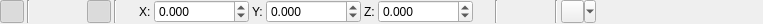
<?xml version="1.0" encoding="UTF-8"?>
<ui version="4.0">
 <class>GEW_Prs</class>
 <widget class="QWidget" name="GEW_Prs">
  <property name="geometry">
   <rect>
    <x>0</x>
    <y>0</y>
    <width>732</width>
    <height>24</height>
   </rect>
  </property>
  <property name="sizePolicy">
   <sizepolicy hsizetype="Preferred" vsizetype="Fixed">
    <horstretch>0</horstretch>
    <verstretch>0</verstretch>
   </sizepolicy>
  </property>
  <property name="windowTitle">
   <string>Form</string>
  </property>
  <layout class="QGridLayout" name="gridLayout">
   <property name="leftMargin">
    <number>0</number>
   </property>
   <property name="topMargin">
    <number>0</number>
   </property>
   <property name="rightMargin">
    <number>0</number>
   </property>
   <property name="bottomMargin">
    <number>0</number>
   </property>
   <property name="spacing">
    <number>3</number>
   </property>
   <item row="0" column="23">
    <widget class="QPushButton" name="FocusToTarget">
     <property name="toolTip">
      <string>Focus to target</string>
     </property>
     <property name="text">
      <string/>
     </property>
     <property name="icon">
      <iconset resource="GEditor.qrc">
       <normaloff>:/Resources/MetroStyle/detective.png</normaloff>:/Resources/MetroStyle/detective.png</iconset>
     </property>
     <property name="shortcut">
      <string>Ctrl+F</string>
     </property>
     <property name="flat">
      <bool>true</bool>
     </property>
    </widget>
   </item>
   <item row="0" column="15">
    <widget class="QPushButton" name="PRSUndo">
     <property name="enabled">
      <bool>false</bool>
     </property>
     <property name="maximumSize">
      <size>
       <width>24</width>
       <height>24</height>
      </size>
     </property>
     <property name="toolTip">
      <string>Undo</string>
     </property>
     <property name="text">
      <string/>
     </property>
     <property name="icon">
      <iconset resource="GEditor.qrc">
       <normaloff>:/Resources/MetroStyle/undo.png</normaloff>:/Resources/MetroStyle/undo.png</iconset>
     </property>
     <property name="shortcut">
      <string>Ctrl+Z</string>
     </property>
     <property name="checkable">
      <bool>false</bool>
     </property>
     <property name="checked">
      <bool>false</bool>
     </property>
     <property name="autoRepeat">
      <bool>true</bool>
     </property>
     <property name="autoRepeatInterval">
      <number>5</number>
     </property>
     <property name="flat">
      <bool>true</bool>
     </property>
    </widget>
   </item>
   <item row="0" column="16">
    <widget class="QPushButton" name="PRSRedo">
     <property name="enabled">
      <bool>false</bool>
     </property>
     <property name="maximumSize">
      <size>
       <width>24</width>
       <height>24</height>
      </size>
     </property>
     <property name="toolTip">
      <string>Redo</string>
     </property>
     <property name="text">
      <string/>
     </property>
     <property name="icon">
      <iconset resource="GEditor.qrc">
       <normaloff>:/Resources/MetroStyle/redo.png</normaloff>:/Resources/MetroStyle/redo.png</iconset>
     </property>
     <property name="shortcut">
      <string>Ctrl+Y</string>
     </property>
     <property name="checkable">
      <bool>false</bool>
     </property>
     <property name="checked">
      <bool>false</bool>
     </property>
     <property name="autoRepeat">
      <bool>true</bool>
     </property>
     <property name="autoRepeatInterval">
      <number>5</number>
     </property>
     <property name="flat">
      <bool>true</bool>
     </property>
    </widget>
   </item>
   <item row="0" column="14">
    <widget class="Line" name="line_29">
     <property name="orientation">
      <enum>Qt::Vertical</enum>
     </property>
    </widget>
   </item>
   <item row="0" column="3">
    <widget class="QPushButton" name="PRSRotation">
     <property name="maximumSize">
      <size>
       <width>24</width>
       <height>24</height>
      </size>
     </property>
     <property name="toolTip">
      <string>Rotate</string>
     </property>
     <property name="text">
      <string/>
     </property>
     <property name="icon">
      <iconset resource="GEditor.qrc">
       <normaloff>:/Resources/MetroStyle/rotate-26.png</normaloff>:/Resources/MetroStyle/rotate-26.png</iconset>
     </property>
     <property name="checkable">
      <bool>true</bool>
     </property>
     <property name="checked">
      <bool>false</bool>
     </property>
     <property name="flat">
      <bool>true</bool>
     </property>
    </widget>
   </item>
   <item row="0" column="18">
    <widget class="QToolButton" name="Pick">
     <property name="sizePolicy">
      <sizepolicy hsizetype="Preferred" vsizetype="Fixed">
       <horstretch>0</horstretch>
       <verstretch>0</verstretch>
      </sizepolicy>
     </property>
     <property name="maximumSize">
      <size>
       <width>35</width>
       <height>24</height>
      </size>
     </property>
     <property name="toolTip">
      <string>Pick enable / disable</string>
     </property>
     <property name="text">
      <string/>
     </property>
     <property name="icon">
      <iconset resource="GEditor.qrc">
       <normaloff>:/Resources/MetroStyle/empty_flag.png</normaloff>
       <normalon>:/Resources/MetroStyle/filled_flag.png</normalon>:/Resources/MetroStyle/empty_flag.png</iconset>
     </property>
     <property name="checkable">
      <bool>true</bool>
     </property>
     <property name="checked">
      <bool>false</bool>
     </property>
     <property name="popupMode">
      <enum>QToolButton::MenuButtonPopup</enum>
     </property>
    </widget>
   </item>
   <item row="0" column="1">
    <widget class="Line" name="line_9">
     <property name="orientation">
      <enum>Qt::Vertical</enum>
     </property>
    </widget>
   </item>
   <item row="0" column="0">
    <widget class="QPushButton" name="PRSVisible">
     <property name="maximumSize">
      <size>
       <width>24</width>
       <height>24</height>
      </size>
     </property>
     <property name="toolTip">
      <string>Pin PRS bar on window</string>
     </property>
     <property name="text">
      <string/>
     </property>
     <property name="icon">
      <iconset resource="GEditor.qrc">
       <normaloff>:/Resources/MetroStyle/pin.png</normaloff>:/Resources/MetroStyle/pin.png</iconset>
     </property>
     <property name="checkable">
      <bool>true</bool>
     </property>
     <property name="checked">
      <bool>true</bool>
     </property>
     <property name="flat">
      <bool>true</bool>
     </property>
    </widget>
   </item>
   <item row="0" column="8">
    <widget class="DoubleSpinBox" name="PRSx">
     <property name="sizePolicy">
      <sizepolicy hsizetype="Fixed" vsizetype="Fixed">
       <horstretch>0</horstretch>
       <verstretch>0</verstretch>
      </sizepolicy>
     </property>
     <property name="accelerated">
      <bool>true</bool>
     </property>
     <property name="decimals">
      <number>3</number>
     </property>
     <property name="minimum">
      <double>-100000.000000000000000</double>
     </property>
     <property name="maximum">
      <double>100000.000000000000000</double>
     </property>
     <property name="singleStep">
      <double>0.010000000000000</double>
     </property>
    </widget>
   </item>
   <item row="0" column="11">
    <widget class="QLabel" name="label_69">
     <property name="sizePolicy">
      <sizepolicy hsizetype="Fixed" vsizetype="Preferred">
       <horstretch>0</horstretch>
       <verstretch>0</verstretch>
      </sizepolicy>
     </property>
     <property name="text">
      <string>Z:</string>
     </property>
    </widget>
   </item>
   <item row="0" column="13">
    <widget class="QLabel" name="PRSActiveObjectIcon">
     <property name="sizePolicy">
      <sizepolicy hsizetype="Fixed" vsizetype="Fixed">
       <horstretch>0</horstretch>
       <verstretch>0</verstretch>
      </sizepolicy>
     </property>
     <property name="minimumSize">
      <size>
       <width>16</width>
       <height>16</height>
      </size>
     </property>
     <property name="maximumSize">
      <size>
       <width>16</width>
       <height>16</height>
      </size>
     </property>
     <property name="toolTip">
      <string>Selected item</string>
     </property>
     <property name="text">
      <string/>
     </property>
     <property name="pixmap">
      <pixmap resource="GEditor.qrc">:/Resources/MetroStyle/help.png</pixmap>
     </property>
     <property name="scaledContents">
      <bool>true</bool>
     </property>
     <property name="alignment">
      <set>Qt::AlignCenter</set>
     </property>
    </widget>
   </item>
   <item row="0" column="20">
    <widget class="QPushButton" name="PickY">
     <property name="enabled">
      <bool>false</bool>
     </property>
     <property name="maximumSize">
      <size>
       <width>24</width>
       <height>24</height>
      </size>
     </property>
     <property name="toolTip">
      <string>Pick Y enable / disable</string>
     </property>
     <property name="text">
      <string/>
     </property>
     <property name="icon">
      <iconset resource="GEditor.qrc">
       <normaloff>:/Resources/MetroStyle/unlock-Y.png</normaloff>
       <normalon>:/Resources/MetroStyle/lock-Y.png</normalon>:/Resources/MetroStyle/unlock-Y.png</iconset>
     </property>
     <property name="checkable">
      <bool>true</bool>
     </property>
     <property name="checked">
      <bool>false</bool>
     </property>
     <property name="flat">
      <bool>true</bool>
     </property>
    </widget>
   </item>
   <item row="0" column="19">
    <widget class="QPushButton" name="PickX">
     <property name="enabled">
      <bool>false</bool>
     </property>
     <property name="maximumSize">
      <size>
       <width>24</width>
       <height>24</height>
      </size>
     </property>
     <property name="toolTip">
      <string>Pick X enable / disable</string>
     </property>
     <property name="text">
      <string/>
     </property>
     <property name="icon">
      <iconset resource="GEditor.qrc">
       <normaloff>:/Resources/MetroStyle/unlock-X.png</normaloff>
       <normalon>:/Resources/MetroStyle/lock-X.png</normalon>:/Resources/MetroStyle/unlock-X.png</iconset>
     </property>
     <property name="checkable">
      <bool>true</bool>
     </property>
     <property name="checked">
      <bool>false</bool>
     </property>
     <property name="flat">
      <bool>true</bool>
     </property>
    </widget>
   </item>
   <item row="0" column="9">
    <widget class="QLabel" name="label_68">
     <property name="sizePolicy">
      <sizepolicy hsizetype="Fixed" vsizetype="Preferred">
       <horstretch>0</horstretch>
       <verstretch>0</verstretch>
      </sizepolicy>
     </property>
     <property name="text">
      <string>Y:</string>
     </property>
    </widget>
   </item>
   <item row="0" column="2">
    <widget class="QPushButton" name="PRSScale">
     <property name="maximumSize">
      <size>
       <width>24</width>
       <height>24</height>
      </size>
     </property>
     <property name="toolTip">
      <string>Scale</string>
     </property>
     <property name="text">
      <string/>
     </property>
     <property name="icon">
      <iconset resource="GEditor.qrc">
       <normaloff>:/Resources/MetroStyle/resize-26.png</normaloff>:/Resources/MetroStyle/resize-26.png</iconset>
     </property>
     <property name="checkable">
      <bool>true</bool>
     </property>
     <property name="checked">
      <bool>false</bool>
     </property>
     <property name="flat">
      <bool>true</bool>
     </property>
    </widget>
   </item>
   <item row="0" column="12">
    <widget class="DoubleSpinBox" name="PRSz">
     <property name="sizePolicy">
      <sizepolicy hsizetype="Fixed" vsizetype="Fixed">
       <horstretch>0</horstretch>
       <verstretch>0</verstretch>
      </sizepolicy>
     </property>
     <property name="accelerated">
      <bool>true</bool>
     </property>
     <property name="decimals">
      <number>3</number>
     </property>
     <property name="minimum">
      <double>-100000.000000000000000</double>
     </property>
     <property name="maximum">
      <double>100000.000000000000000</double>
     </property>
     <property name="singleStep">
      <double>0.010000000000000</double>
     </property>
    </widget>
   </item>
   <item row="0" column="5">
    <widget class="Line" name="line_28">
     <property name="orientation">
      <enum>Qt::Vertical</enum>
     </property>
    </widget>
   </item>
   <item row="0" column="4">
    <widget class="QPushButton" name="PRSPosition">
     <property name="maximumSize">
      <size>
       <width>24</width>
       <height>24</height>
      </size>
     </property>
     <property name="toolTip">
      <string>Move</string>
     </property>
     <property name="text">
      <string/>
     </property>
     <property name="icon">
      <iconset resource="GEditor.qrc">
       <normaloff>:/Resources/MetroStyle/MoveIcon.png</normaloff>:/Resources/MetroStyle/MoveIcon.png</iconset>
     </property>
     <property name="checkable">
      <bool>true</bool>
     </property>
     <property name="checked">
      <bool>true</bool>
     </property>
     <property name="flat">
      <bool>true</bool>
     </property>
    </widget>
   </item>
   <item row="0" column="7">
    <widget class="QLabel" name="label_67">
     <property name="sizePolicy">
      <sizepolicy hsizetype="Fixed" vsizetype="Preferred">
       <horstretch>0</horstretch>
       <verstretch>0</verstretch>
      </sizepolicy>
     </property>
     <property name="text">
      <string>X:</string>
     </property>
    </widget>
   </item>
   <item row="0" column="24">
    <spacer name="horizontalSpacer">
     <property name="orientation">
      <enum>Qt::Horizontal</enum>
     </property>
     <property name="sizeHint" stdset="0">
      <size>
       <width>125</width>
       <height>20</height>
      </size>
     </property>
    </spacer>
   </item>
   <item row="0" column="17">
    <widget class="Line" name="line_2">
     <property name="orientation">
      <enum>Qt::Vertical</enum>
     </property>
    </widget>
   </item>
   <item row="0" column="10">
    <widget class="DoubleSpinBox" name="PRSy">
     <property name="sizePolicy">
      <sizepolicy hsizetype="Fixed" vsizetype="Fixed">
       <horstretch>0</horstretch>
       <verstretch>0</verstretch>
      </sizepolicy>
     </property>
     <property name="accelerated">
      <bool>true</bool>
     </property>
     <property name="decimals">
      <number>3</number>
     </property>
     <property name="minimum">
      <double>-100000.000000000000000</double>
     </property>
     <property name="maximum">
      <double>100000.000000000000000</double>
     </property>
     <property name="singleStep">
      <double>0.010000000000000</double>
     </property>
    </widget>
   </item>
   <item row="0" column="6">
    <widget class="QLabel" name="PRSIcon">
     <property name="sizePolicy">
      <sizepolicy hsizetype="Fixed" vsizetype="Fixed">
       <horstretch>0</horstretch>
       <verstretch>0</verstretch>
      </sizepolicy>
     </property>
     <property name="minimumSize">
      <size>
       <width>16</width>
       <height>16</height>
      </size>
     </property>
     <property name="maximumSize">
      <size>
       <width>16</width>
       <height>16</height>
      </size>
     </property>
     <property name="toolTip">
      <string>Move is active</string>
     </property>
     <property name="text">
      <string/>
     </property>
     <property name="pixmap">
      <pixmap resource="GEditor.qrc">:/Resources/MetroStyle/MoveIcon.png</pixmap>
     </property>
     <property name="scaledContents">
      <bool>true</bool>
     </property>
     <property name="alignment">
      <set>Qt::AlignCenter</set>
     </property>
    </widget>
   </item>
   <item row="0" column="21">
    <widget class="QPushButton" name="PickZ">
     <property name="enabled">
      <bool>false</bool>
     </property>
     <property name="maximumSize">
      <size>
       <width>24</width>
       <height>24</height>
      </size>
     </property>
     <property name="toolTip">
      <string>Pick Z enable / disable</string>
     </property>
     <property name="text">
      <string/>
     </property>
     <property name="icon">
      <iconset resource="GEditor.qrc">
       <normaloff>:/Resources/MetroStyle/unlock-Z.png</normaloff>
       <normalon>:/Resources/MetroStyle/lock-Z.png</normalon>:/Resources/MetroStyle/unlock-Z.png</iconset>
     </property>
     <property name="checkable">
      <bool>true</bool>
     </property>
     <property name="checked">
      <bool>false</bool>
     </property>
     <property name="flat">
      <bool>true</bool>
     </property>
    </widget>
   </item>
   <item row="0" column="22">
    <widget class="QPushButton" name="TurnToTarget">
     <property name="toolTip">
      <string>Turn to target</string>
     </property>
     <property name="text">
      <string/>
     </property>
     <property name="icon">
      <iconset resource="GEditor.qrc">
       <normaloff>:/Resources/MetroStyle/opera_glasses.png</normaloff>:/Resources/MetroStyle/opera_glasses.png</iconset>
     </property>
     <property name="shortcut">
      <string>Ctrl+T</string>
     </property>
     <property name="flat">
      <bool>true</bool>
     </property>
    </widget>
   </item>
  </layout>
  <action name="OnlyPickTerrain">
   <property name="checkable">
    <bool>true</bool>
   </property>
   <property name="text">
    <string>Only Pick Terrain</string>
   </property>
   <property name="toolTip">
    <string>Only Pick Terrain</string>
   </property>
  </action>
 </widget>
 <customwidgets>
  <customwidget>
   <class>DoubleSpinBox</class>
   <extends>QDoubleSpinBox</extends>
   <header>DoubleSpinBox.h</header>
  </customwidget>
 </customwidgets>
 <resources>
  <include location="GEditor.qrc"/>
 </resources>
 <connections>
  <connection>
   <sender>Pick</sender>
   <signal>toggled(bool)</signal>
   <receiver>PickX</receiver>
   <slot>setEnabled(bool)</slot>
   <hints>
    <hint type="sourcelabel">
     <x>547</x>
     <y>11</y>
    </hint>
    <hint type="destinationlabel">
     <x>566</x>
     <y>7</y>
    </hint>
   </hints>
  </connection>
  <connection>
   <sender>Pick</sender>
   <signal>toggled(bool)</signal>
   <receiver>PickY</receiver>
   <slot>setEnabled(bool)</slot>
   <hints>
    <hint type="sourcelabel">
     <x>543</x>
     <y>17</y>
    </hint>
    <hint type="destinationlabel">
     <x>597</x>
     <y>18</y>
    </hint>
   </hints>
  </connection>
  <connection>
   <sender>Pick</sender>
   <signal>toggled(bool)</signal>
   <receiver>PickZ</receiver>
   <slot>setEnabled(bool)</slot>
   <hints>
    <hint type="sourcelabel">
     <x>541</x>
     <y>9</y>
    </hint>
    <hint type="destinationlabel">
     <x>624</x>
     <y>9</y>
    </hint>
   </hints>
  </connection>
  <connection>
   <sender>Pick</sender>
   <signal>toggled(bool)</signal>
   <receiver>OnlyPickTerrain</receiver>
   <slot>setDisabled(bool)</slot>
   <hints>
    <hint type="sourcelabel">
     <x>543</x>
     <y>11</y>
    </hint>
    <hint type="destinationlabel">
     <x>-1</x>
     <y>-1</y>
    </hint>
   </hints>
  </connection>
 </connections>
</ui>
